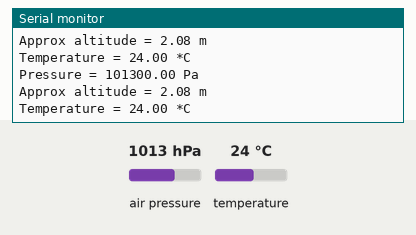
Recording of a sketch running on a simulated ESP8266 (NodeMCU). Shown: the last lines printed to the serial monitor. The test bench sets the inputs (shaded band); at power-on: air pressure 1013 hPa, temperature 24 °C. WiFi joins after 1.5 s; servers stay silent unless stated.

Above: at 2.7 s.
2.8 s: air pressure set to 952 hPa
At 3.4 s:
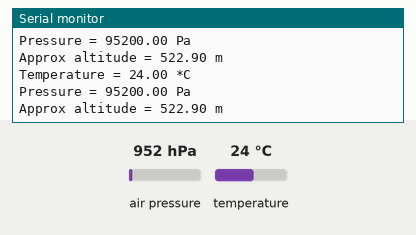
5.8 s: air pressure set to 1000 hPa
At 6.4 s:
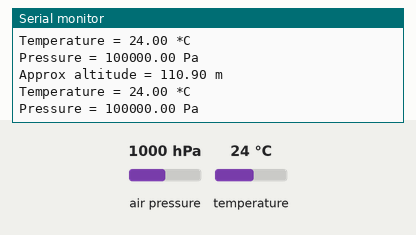
8.8 s: air pressure set to 975 hPa
At 9.5 s:
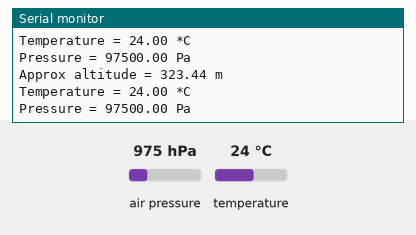
11.8 s: air pressure set to 1025 hPa
At 12.3 s:
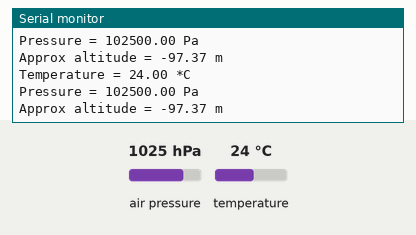
14.8 s: air pressure set to 1048 hPa
At 15.8 s:
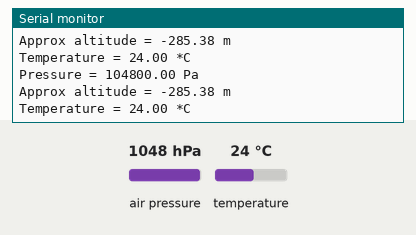
Timing chart, 0 to 17.8 s (numbered marks = the images above; inputs shaded):
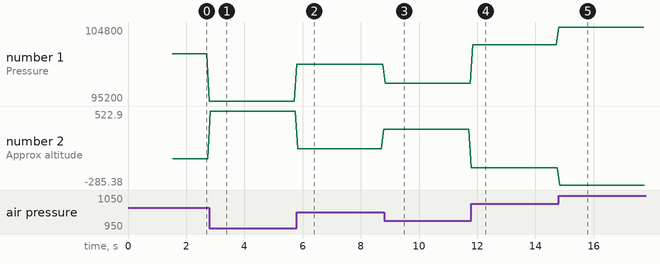

The sketch:

bmp280_esp12f.ino
```cpp
#include <Wire.h>
#include <SPI.h>
#include <Adafruit_BMP280.h>
#include <ESP8266WiFi.h>

#define BMP_SCK  (13)
#define BMP_MISO (12)
#define BMP_MOSI (11)
#define BMP_CS   (10)
#define BMP280_ADDRESS (0x76)

Adafruit_BMP280 bmp; // I2C
//Adafruit_BMP280 bmp(BMP_CS); // hardware SPI
//Adafruit_BMP280 bmp(BMP_CS, BMP_MOSI, BMP_MISO,  BMP_SCK);

WiFiServer server(80);
const char* ssid = "xxx";
const char* password = "xxxx";

void setup() {
  Serial.begin(9600);
  Serial.println(F("BMP280 test"));
//注意0x67 I2C地址
  if (!bmp.begin(0x76)) {
    Serial.println(F("Could not find a valid BMP280 sensor, check wiring!"));
    while (1);
  }

  Serial.print("Connecting to WiFi hotspot");
  WiFi.begin(ssid,password);
  while(WiFi.status() != WL_CONNECTED){
    delay(500);
    Serial.print(".");
    }
    Serial.println("");
    Serial.println("WiFi connected");
   //启动服务器
   server.begin();
   Serial.println("Server started");
   //打印出服务器IP地址
   Serial.println(WiFi.localIP());


  /* Default settings from datasheet. */
  bmp.setSampling(Adafruit_BMP280::MODE_NORMAL,     /* Operating Mode. */
                  Adafruit_BMP280::SAMPLING_X2,     /* Temp. oversampling */
                  Adafruit_BMP280::SAMPLING_X16,    /* Pressure oversampling */
                  Adafruit_BMP280::FILTER_X16,      /* Filtering. */
                  Adafruit_BMP280::STANDBY_MS_500); /* Standby time. */
}

void loop() {
    Serial.print(F("Temperature = "));
    Serial.print(bmp.readTemperature());
    Serial.println(" *C");

    Serial.print(F("Pressure = "));
    Serial.print(bmp.readPressure());
    Serial.println(" Pa");

    Serial.print(F("Approx altitude = "));
    Serial.print(bmp.readAltitude(1013.25)); /* Adjusted to local forecast! */
    Serial.println(" m");

    Serial.println();

    //服务器传送数据
    WiFiClient client = server.available();
    if(!client){
      return;
      }
    while(!client.available()){
      delay(1);
      }
    //准备响应
   // String s = "HTTP/1.1 200 OK\r\nContent-Type:text/html\r\n\r\n<!DOCTYPE HTML>\r\n<body><h1 style='margin:100 auto;'>Weather station</h1><p>Temperature="+String(bmp.readTemperature())+"c</p><p>Pressure="+String(bmp.readPressure())+"pa</p><p>Approx altitude="+String(bmp.readAltitude(1013.25))+"m</p></body></HTML>\n";
    String s = "HTTP/1.1 200 OK\r\nContent-Type:text/html\r\n\r\n<!doctypehtml><html lang=en><meta charset=UTF-8><title>Weather station</title><body style=background:#eee><div style='width:600px;border:1px solid #090;margin:100px auto;padding:10px;background:#690;border-radius:5px'><h1 style=text-align:center>气象站</h1><p>温度:<span style=color:#c00>"+String(bmp.readTemperature())+"℃</span><p>气压:<span style=color:#c00>"+String(bmp.readPressure())+"pa</span><p>海拨:<span style=color:#c00>"+String(bmp.readAltitude(1013.25))+"m</span></div><script>function reloadPage(){setTimeout(function(){window.location.reload()},5e3)}reloadPage()</script>";

    //将响应发送给客户端
    client.print(s);
    delay(1);
    Serial.println("Client disonnected");


}
```

Measured:
- after the input at 2.8 s, the serial monitor: prints a new line at once (image 1)
- after the input at 5.8 s, the serial monitor: prints a new line at once (image 2)
- after the input at 8.8 s, the serial monitor: prints a new line at once (image 3)
- after the input at 11.8 s, the serial monitor: prints a new line after 0.05 s (image 4)
- after the input at 14.8 s, the serial monitor: prints a new line at once (image 5)
- plotted number 1: 95200 → 100000 after the input at 2.8 s, 100000 → 97500 after the input at 8.8 s, 97500 → 102500 after the input at 11.8 s, 102500 → 104800 after the input at 14.8 s
- plotted number 2: 2.08 → 522.9 after the input at 2.8 s, 522.9 → 323.44 after the input at 5.8 s, 323.44 → -97.37 after the input at 8.8 s, -97.37 → -285.38 after the input at 14.8 s
